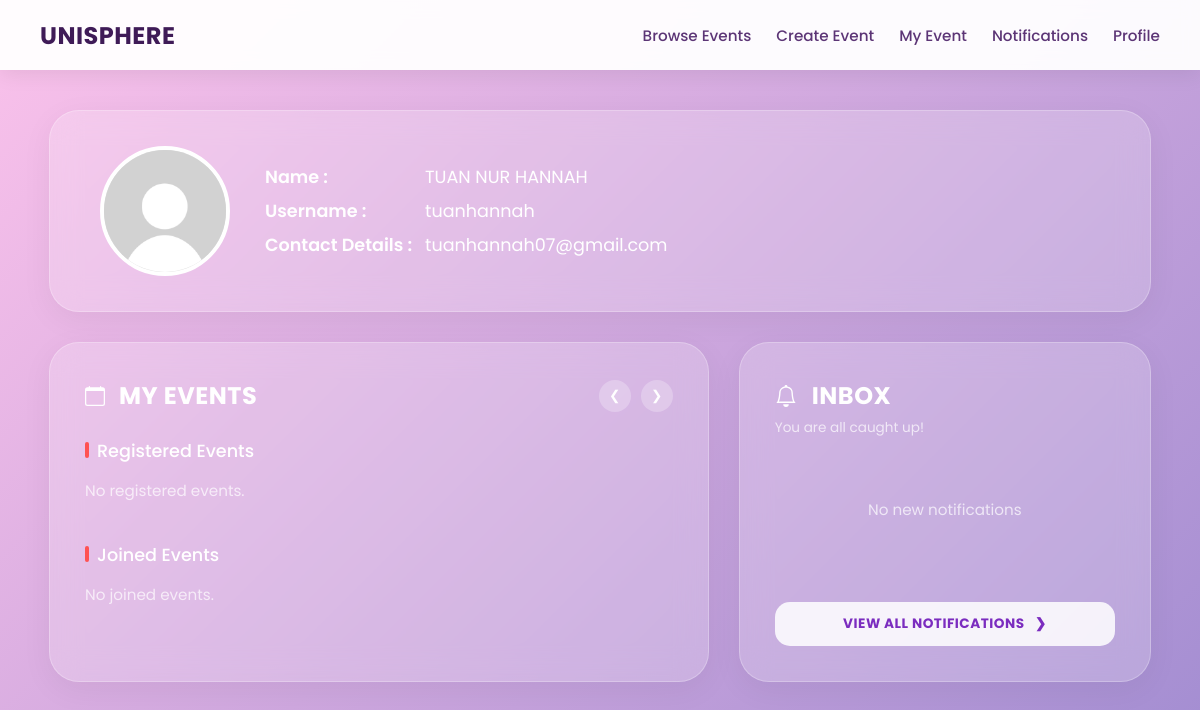
The app's page /user_dashboard (signed in), older data.
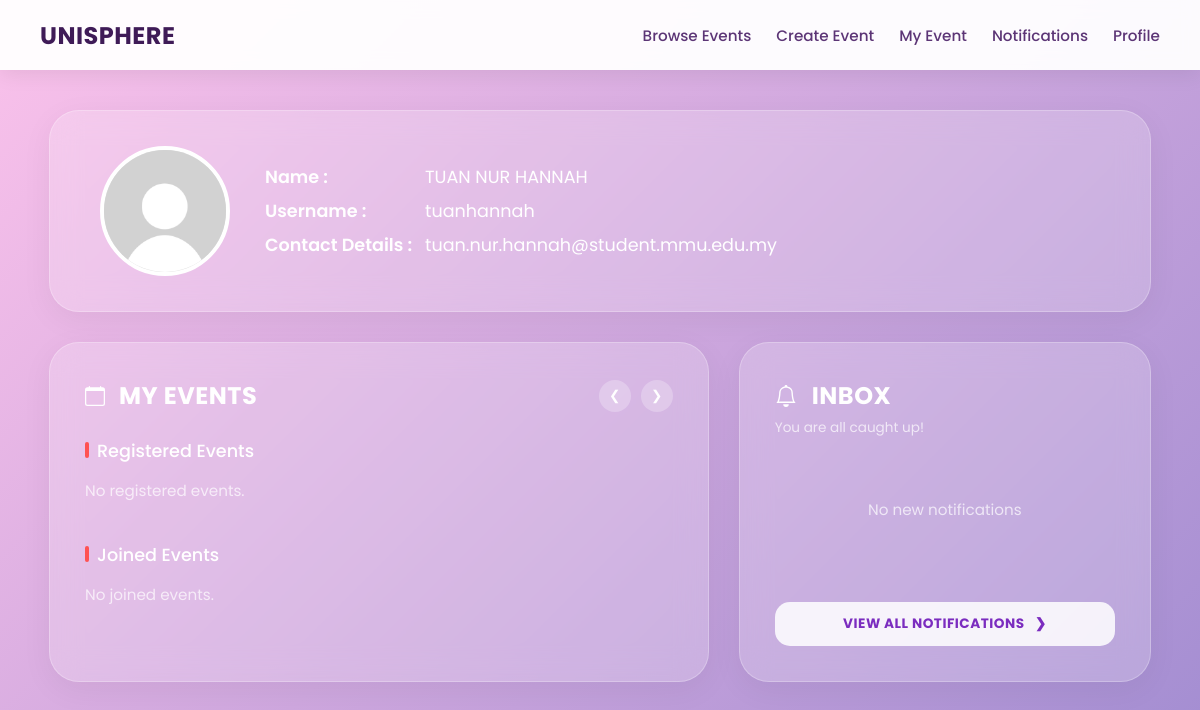
The same page, newer data.
### tables this page shows
CREATE TABLE users_general (
    student_id varchar(10) PRIMARY KEY,
    name TEXT NOT NULL,
    username TEXT NOT NULL UNIQUE,
    email TEXT NOT NULL UNIQUE,
    password TEXT NOT NULL,
    keyword TEXT,
    role TEXT NOT NULL CHECK(role IN ('user', 'organizer', 'admin')),
    is_verified INTEGER DEFAULT 0,
    pending_email TEXT,
    security_question TEXT
);

### app.py (the view)
@app.route('/user_dashboard')
def dashboard():
    username = session.get('user')
    if not username:
        return redirect(url_for('login'))
    conn = get_db_connection()
    cursor = conn.cursor()
    cursor.execute("""
        SELECT * FROM users_general
        LEFT JOIN user_details ON users_general.student_id = user_details.student_id
        WHERE users_general.username = ?
    """, (username,))
    user = cursor.fetchone()
    if not user:
        conn.close()
        return "User not found"
    cursor.execute("""
        SELECT e.event_id, e.event_name, e.event_description,
               e.start_date, e.end_date, e.start_time, e.end_time,
               e.main_location, e.faculty_wing, e.specific_location, e.event_mode, e.event_link, e.event_poster
        FROM events e
        INNER JOIN event_registrations er ON e.event_id = er.event_id
        WHERE er.student_id = ? AND e.end_date >= date('now')
    """, (user["student_id"],))
    events = cursor.fetchall()
    cursor.execute("""
        SELECT e.event_id, e.event_name, e.event_description,
               e.start_date, e.end_date, e.start_time, e.end_time,
               e.main_location, e.faculty_wing, e.specific_location, e.event_mode, e.event_link, e.event_poster
        FROM events e
        INNER JOIN event_registrations er ON e.event_id = er.event_id
        WHERE er.student_id = ? AND e.end_date < date('now')
    """, (user["student_id"],))
    joined_events = cursor.fetchall()
    cursor.execute("""
        SELECT * FROM notifications
        WHERE student_id = ? AND is_read = 0
        ORDER BY ROWID DESC
    """, (user["student_id"],))
    notifications = cursor.fetchall()
    cursor.execute("""
        SELECT COUNT(*) as count
        FROM notifications
        WHERE student_id = ? AND is_read = 0
    """, (user["student_id"],))
    unread_data = cursor.fetchone()
    unread_notifications = unread_data["count"] if unread_data else 0
    conn.close()
    return render_template(
        'user_dashboard.html',
        user=user,
        events=events,
        joined_events=joined_events,
        notifications=notifications,
        unread_notifications=unread_notifications
    )

### app.py (called while the page is built)
def get_db_connection():
    conn = sqlite3.connect('database.db')
    conn.row_factory = sqlite3.Row
    conn.execute("PRAGMA foreign_keys = 1")
    return conn

@app.context_processor
def inject_notifications():
    if 'student_id' not in session:
        return dict(unread_notifications=0)
    conn = get_db_connection()
    cursor = conn.cursor()
    cursor.execute("SELECT COUNT(*) AS total FROM notifications WHERE student_id = ? AND is_read = 0",
    (session['student_id'],))
    result = cursor.fetchone()
    conn.close()
    return dict(unread_notifications=result['total'])

### templates/user_dashboard.html (shortened to what the changed rows need)
<!DOCTYPE html>
<html lang="en">
    <head>
    </head>
    <body>
<div class="dashboard">
    <div class="profile-banner" onclick="window.location.href='/edit_profile';" style="cursor: pointer;" title="Click to Edit Profile">
        <div class="profile-left">
            <div class="profile-content">
                <div class="profile-row">
                    <span class="profile-label">Name :</span>
                    <span class="profile-value">{{ user['name'] }}</span>
                </div>
                <div class="profile-row">
                    <span class="profile-label">Username :</span>
                    <span class="profile-value">{{ user['username'] }}</span>
                </div>
                <div class="profile-row">
                    <span class="profile-label">Contact Details :</span>
                    <span class="profile-value">{{ user['email'] }}</span>
                </div>
            </div>
        </div>
    </div>
            <div class="main-grid">
                <div class="card">
                    <div class="card-header-row">
                        <h2 class="card-title-main">
                            <svg width="20" height="20" fill="currentColor" viewBox="0 0 16 16" style="margin-right:4px;"><path d="M3.5 0a.5.5 0 0 1 .5.5V1h8V.5a.5.5 0 0 1 1 0V1h1a2 2 0 0 1 2 2v11a2 2 0 0 1-2 2H2a2 2 0 0 1-2-2V3a2 2 0 0 1 2-2h1V.5a.5.5 0 0 1 .5-.5zM1 4v10a1 1 0 0 0 1 1h12a1 1 0 0 0 1-1V4H1z"/></svg>
                            My Events
                        </h2>
                    </div>
                </div>
     <div class="card inbox-card">
    <div class="card-header-row">
        <h2 class="card-title-main" style="gap:15px;">
            Inbox
        </h2>
    </div>
</div>
</div>
</body>
</html>

Row changes from the older to the newer data that the page shows:
changed users_general "TUAN NUR HANNAH": email "tuanhannah07@gmail.com" → "tuan.nur.hannah@student.mmu.edu.my"
